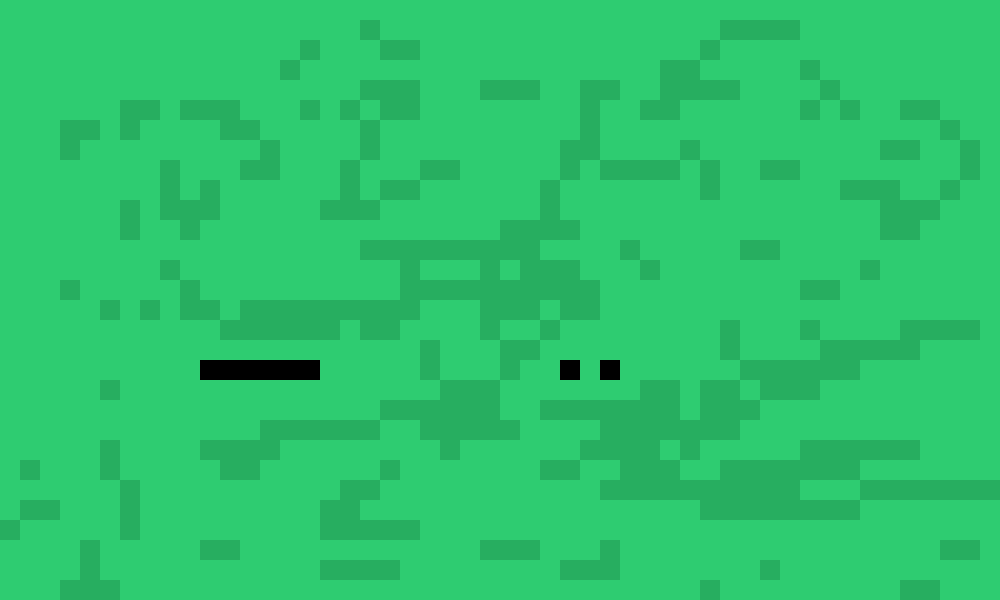

A 2D game scene composited from a Tiled map and its tileset images. What follows is a short description and the map's XML, with every tile layer's data as written:
An orthogonal 50x30 tile map with 20x20 px tiles, 1 tile layer (Tile Layer 1).

<map version="1.0" orientation="orthogonal" renderorder="right-up" width="50" height="30" tilewidth="20" tileheight="20">
 <tileset firstgid="1" name="Tiles" tilewidth="20" tileheight="20">
  <tile id="0">
   <image width="20" height="20" source="../img/tiles/grass_dark.png" />
  </tile>
  <tile id="1">
   <image width="20" height="20" source="../img/tiles/grass.png" />
  </tile>
 </tileset>
 <layer name="Tile Layer 1" width="50" height="30">
  <data encoding="csv">
2,2,2,2,2,2,2,2,2,2,2,2,2,2,2,2,2,2,2,2,2,2,2,2,2,2,2,2,2,2,2,2,2,2,2,2,2,2,2,2,2,2,2,2,2,2,2,2,2,2,
2,2,2,2,2,2,2,2,2,2,2,2,2,2,2,2,2,2,1,2,2,2,2,2,2,2,2,2,2,2,2,2,2,2,2,2,1,1,1,1,2,2,2,2,2,2,2,2,2,2,
2,2,2,2,2,2,2,2,2,2,2,2,2,2,2,1,2,2,2,1,1,2,2,2,2,2,2,2,2,2,2,2,2,2,2,1,2,2,2,2,2,2,2,2,2,2,2,2,2,2,
2,2,2,2,2,2,2,2,2,2,2,2,2,2,1,2,2,2,2,2,2,2,2,2,2,2,2,2,2,2,2,2,2,1,1,2,2,2,2,2,1,2,2,2,2,2,2,2,2,2,
2,2,2,2,2,2,2,2,2,2,2,2,2,2,2,2,2,2,1,1,1,2,2,2,1,1,1,2,2,1,1,2,2,1,1,1,1,2,2,2,2,1,2,2,2,2,2,2,2,2,
2,2,2,2,2,2,1,1,2,1,1,1,2,2,2,1,2,1,2,1,1,2,2,2,2,2,2,2,2,1,2,2,1,1,2,2,2,2,2,2,1,2,1,2,2,1,1,2,2,2,
2,2,2,1,1,2,1,2,2,2,2,1,1,2,2,2,2,2,1,2,2,2,2,2,2,2,2,2,2,1,2,2,2,2,2,2,2,2,2,2,2,2,2,2,2,2,2,1,2,2,
2,2,2,1,2,2,2,2,2,2,2,2,2,1,2,2,2,2,1,2,2,2,2,2,2,2,2,2,1,1,2,2,2,2,1,2,2,2,2,2,2,2,2,2,1,1,2,2,1,2,
2,2,2,2,2,2,2,2,1,2,2,2,1,1,2,2,2,1,2,2,2,1,1,2,2,2,2,2,1,2,1,1,1,1,2,1,2,2,1,1,2,2,2,2,2,2,2,2,1,2,
2,2,2,2,2,2,2,2,1,2,1,2,2,2,2,2,2,1,2,1,1,2,2,2,2,2,2,1,2,2,2,2,2,2,2,1,2,2,2,2,2,2,1,1,1,2,2,1,2,2,
2,2,2,2,2,2,1,2,1,1,1,2,2,2,2,2,1,1,1,2,2,2,2,2,2,2,2,1,2,2,2,2,2,2,2,2,2,2,2,2,2,2,2,2,1,1,1,2,2,2,
2,2,2,2,2,2,1,2,2,1,2,2,2,2,2,2,2,2,2,2,2,2,2,2,2,1,1,1,1,2,2,2,2,2,2,2,2,2,2,2,2,2,2,2,1,1,2,2,2,2,
2,2,2,2,2,2,2,2,2,2,2,2,2,2,2,2,2,2,1,1,1,1,1,1,1,1,1,2,2,2,2,1,2,2,2,2,2,1,1,2,2,2,2,2,2,2,2,2,2,2,
2,2,2,2,2,2,2,2,1,2,2,2,2,2,2,2,2,2,2,2,1,2,2,2,1,2,1,1,1,2,2,2,1,2,2,2,2,2,2,2,2,2,2,1,2,2,2,2,2,2,
2,2,2,1,2,2,2,2,2,1,2,2,2,2,2,2,2,2,2,2,1,1,1,1,1,1,1,1,1,1,2,2,2,2,2,2,2,2,2,2,1,1,2,2,2,2,2,2,2,2,
2,2,2,2,2,1,2,1,2,1,1,2,1,1,1,1,1,1,1,1,1,2,2,2,1,1,1,2,1,1,2,2,2,2,2,2,2,2,2,2,2,2,2,2,2,2,2,2,2,2,
2,2,2,2,2,2,2,2,2,2,2,1,1,1,1,1,1,2,1,1,2,2,2,2,1,2,2,1,2,2,2,2,2,2,2,2,1,2,2,2,1,2,2,2,2,1,1,1,1,2,
2,2,2,2,2,2,2,2,2,2,2,2,2,2,2,2,2,2,2,2,2,1,2,2,2,1,1,2,2,2,2,2,2,2,2,2,1,2,2,2,2,1,1,1,1,1,2,2,2,2,
2,2,2,2,2,2,2,2,2,2,0,0,0,0,0,0,2,2,2,2,2,1,2,2,2,1,2,2,0,2,0,2,2,2,2,2,2,1,1,1,1,1,1,2,2,2,2,2,2,2,
2,2,2,2,2,1,2,2,2,2,2,2,2,2,2,2,2,2,2,2,2,2,1,1,1,2,2,2,2,2,2,2,1,1,2,1,1,2,1,1,1,2,2,2,2,2,2,2,2,2,
2,2,2,2,2,2,2,2,2,2,2,2,2,2,2,2,2,2,2,1,1,1,1,1,1,2,2,1,1,1,1,1,1,1,2,1,1,1,2,2,2,2,2,2,2,2,2,2,2,2,
2,2,2,2,2,2,2,2,2,2,2,2,2,1,1,1,1,1,1,2,2,1,1,1,1,1,2,2,2,2,1,1,1,1,1,1,1,2,2,2,2,2,2,2,2,2,2,2,2,2,
2,2,2,2,2,1,2,2,2,2,1,1,1,1,2,2,2,2,2,2,2,2,1,2,2,2,2,2,2,1,1,1,1,2,1,2,2,2,2,2,1,1,1,1,1,1,2,2,2,2,
2,1,2,2,2,1,2,2,2,2,2,1,1,2,2,2,2,2,2,1,2,2,2,2,2,2,2,1,1,2,2,1,1,1,2,2,1,1,1,1,1,1,1,2,2,2,2,2,2,2,
2,2,2,2,2,2,1,2,2,2,2,2,2,2,2,2,2,1,1,2,2,2,2,2,2,2,2,2,2,2,1,1,1,1,1,1,1,1,1,1,2,2,2,1,1,1,1,1,1,1,
2,1,1,2,2,2,1,2,2,2,2,2,2,2,2,2,1,1,2,2,2,2,2,2,2,2,2,2,2,2,2,2,2,2,2,1,1,1,1,1,1,1,1,2,2,2,2,2,2,2,
1,2,2,2,2,2,1,2,2,2,2,2,2,2,2,2,1,1,1,1,1,2,2,2,2,2,2,2,2,2,2,2,2,2,2,2,2,2,2,2,2,2,2,2,2,2,2,2,2,2,
2,2,2,2,1,2,2,2,2,2,1,1,2,2,2,2,2,2,2,2,2,2,2,2,1,1,1,2,2,2,1,2,2,2,2,2,2,2,2,2,2,2,2,2,2,2,2,1,1,2,
2,2,2,2,1,2,2,2,2,2,2,2,2,2,2,2,1,1,1,1,2,2,2,2,2,2,2,2,1,1,1,2,2,2,2,2,2,2,1,2,2,2,2,2,2,2,2,2,2,2,
2,2,2,1,1,1,2,2,2,2,2,2,2,2,2,2,2,2,2,2,2,2,2,2,2,2,2,2,2,2,2,2,2,2,2,1,2,2,2,2,2,2,2,2,2,1,1,2,2,2
</data>
 </layer>
</map>
